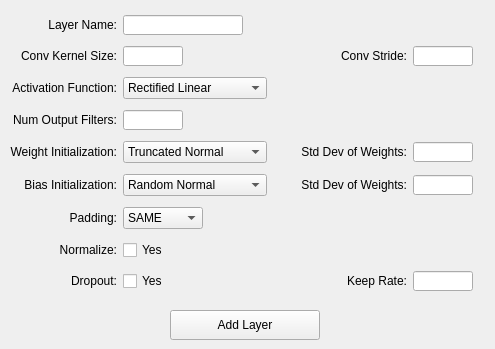
          <widget class="QWidget" name="tabConvLayer">
           <attribute name="title">
            <string>Conv Layer</string>
           </attribute>
           <widget class="QPushButton" name="btnAddConvLayer">
            <property name="geometry">
             <rect>
              <x>170</x>
              <y>310</y>
              <width>150</width>
              <height>30</height>
             </rect>
            </property>
            <property name="minimumSize">
             <size>
              <width>150</width>
              <height>30</height>
             </size>
            </property>
            <property name="maximumSize">
             <size>
              <width>150</width>
              <height>30</height>
             </size>
            </property>
            <property name="text">
             <string>Add Layer</string>
            </property>
           </widget>
           <widget class="QWidget" name="gridLayoutWidget_2">
            <property name="geometry">
             <rect>
              <x>10</x>
              <y>10</y>
              <width>476</width>
              <height>291</height>
             </rect>
            </property>
            <layout class="QGridLayout" name="gridLayout_8">
             <item row="4" column="0">
              <widget class="QLabel" name="lblConvOutputFilters">
               <property name="text">
                <string>Num Output Filters:</string>
               </property>
               <property name="alignment">
                <set>Qt::AlignRight|Qt::AlignTrailing|Qt::AlignVCenter</set>
               </property>
              </widget>
             </item>
             <item row="8" column="2">
              <widget class="QLabel" name="hlpConvNorm">
               <property name="sizePolicy">
                <sizepolicy hsizetype="Fixed" vsizetype="Preferred">
                 <horstretch>0</horstretch>
                 <verstretch>0</verstretch>
                </sizepolicy>
               </property>
               <property name="text">
                <string/>
               </property>
               <property name="pixmap">
                <pixmap>Icons/help.png</pixmap>
               </property>
              </widget>
             </item>
             <item row="5" column="6">
              <widget class="QLabel" name="hlpConvStdDev">
               <property name="sizePolicy">
                <sizepolicy hsizetype="Fixed" vsizetype="Preferred">
                 <horstretch>0</horstretch>
                 <verstretch>0</verstretch>
                </sizepolicy>
               </property>
               <property name="text">
                <string/>
               </property>
               <property name="pixmap">
                <pixmap>Icons/help.png</pixmap>
               </property>
              </widget>
             </item>
             <item row="3" column="2">
              <widget class="QLabel" name="hlpConvActFunc">
               <property name="sizePolicy">
                <sizepolicy hsizetype="Fixed" vsizetype="Preferred">
                 <horstretch>0</horstretch>
                 <verstretch>0</verstretch>
                </sizepolicy>
               </property>
               <property name="text">
                <string/>
               </property>
               <property name="pixmap">
                <pixmap>Icons/help.png</pixmap>
               </property>
              </widget>
             </item>
             <item row="4" column="2">
              <widget class="QLabel" name="hlpConvNumOutputs">
               <property name="sizePolicy">
                <sizepolicy hsizetype="Fixed" vsizetype="Preferred">
                 <horstretch>0</horstretch>
                 <verstretch>0</verstretch>
                </sizepolicy>
               </property>
               <property name="text">
                <string/>
               </property>
               <property name="pixmap">
                <pixmap>Icons/help.png</pixmap>
               </property>
              </widget>
             </item>
             <item row="8" column="0">
              <widget class="QLabel" name="lblConvNorm">
               <property name="enabled">
                <bool>true</bool>
               </property>
               <property name="text">
                <string>Normalize:</string>
               </property>
               <property name="alignment">
                <set>Qt::AlignRight|Qt::AlignTrailing|Qt::AlignVCenter</set>
               </property>
              </widget>
             </item>
             <item row="4" column="1">
              <widget class="QLineEdit" name="txtConvOutputFilters">
               <property name="sizePolicy">
                <sizepolicy hsizetype="Fixed" vsizetype="Fixed">
                 <horstretch>0</horstretch>
                 <verstretch>0</verstretch>
                </sizepolicy>
               </property>
               <property name="minimumSize">
                <size>
                 <width>60</width>
                 <height>20</height>
                </size>
               </property>
               <property name="maximumSize">
                <size>
                 <width>60</width>
                 <height>20</height>
                </size>
               </property>
              </widget>
             </item>
             <item row="9" column="6">
              <widget class="QLabel" name="hlpConvKeepRate">
               <property name="sizePolicy">
                <sizepolicy hsizetype="Fixed" vsizetype="Preferred">
                 <horstretch>0</horstretch>
                 <verstretch>0</verstretch>
                </sizepolicy>
               </property>
               <property name="text">
                <string/>
               </property>
               <property name="pixmap">
                <pixmap>Icons/help.png</pixmap>
               </property>
              </widget>
             </item>
             <item row="9" column="4">
              <widget class="QLabel" name="lblConvKeepRate">
               <property name="text">
                <string>Keep Rate:</string>
               </property>
               <property name="alignment">
                <set>Qt::AlignRight|Qt::AlignTrailing|Qt::AlignVCenter</set>
               </property>
              </widget>
             </item>
             <item row="9" column="5">
              <widget class="QLineEdit" name="txtConvKeepRate">
               <property name="sizePolicy">
                <sizepolicy hsizetype="Fixed" vsizetype="Fixed">
                 <horstretch>0</horstretch>
                 <verstretch>0</verstretch>
                </sizepolicy>
               </property>
               <property name="minimumSize">
                <size>
                 <width>60</width>
                 <height>20</height>
                </size>
               </property>
               <property name="maximumSize">
                <size>
                 <width>60</width>
                 <height>20</height>
                </size>
               </property>
              </widget>
             </item>
             <item row="2" column="6">
              <widget class="QLabel" name="hlpConvStride">
               <property name="sizePolicy">
                <sizepolicy hsizetype="Fixed" vsizetype="Preferred">
                 <horstretch>0</horstretch>
                 <verstretch>0</verstretch>
                </sizepolicy>
               </property>
               <property name="text">
                <string/>
               </property>
               <property name="pixmap">
                <pixmap>Icons/help.png</pixmap>
               </property>
              </widget>
             </item>
             <item row="1" column="0">
              <widget class="QLabel" name="lblConvName">
               <property name="text">
                <string>Layer Name:</string>
               </property>
               <property name="alignment">
                <set>Qt::AlignRight|Qt::AlignTrailing|Qt::AlignVCenter</set>
               </property>
              </widget>
             </item>
             <item row="5" column="1">
              <widget class="QComboBox" name="cbxConvWeightInit">
               <property name="sizePolicy">
                <sizepolicy hsizetype="Expanding" vsizetype="Fixed">
                 <horstretch>0</horstretch>
                 <verstretch>0</verstretch>
                </sizepolicy>
               </property>
               <item>
                <property name="text">
                 <string>Truncated Normal</string>
                </property>
               </item>
               <item>
                <property name="text">
                 <string>Random Normal</string>
                </property>
               </item>
              </widget>
             </item>
             <item row="5" column="5">
              <widget class="QLineEdit" name="txtConvStdDev">
               <property name="sizePolicy">
                <sizepolicy hsizetype="Fixed" vsizetype="Fixed">
                 <horstretch>0</horstretch>
                 <verstretch>0</verstretch>
                </sizepolicy>
               </property>
               <property name="minimumSize">
                <size>
                 <width>60</width>
                 <height>20</height>
                </size>
               </property>
               <property name="maximumSize">
                <size>
                 <width>60</width>
                 <height>20</height>
                </size>
               </property>
              </widget>
             </item>
             <item row="7" column="1">
              <widget class="QComboBox" name="cbxConvPadding">
               <property name="sizePolicy">
                <sizepolicy hsizetype="Fixed" vsizetype="Fixed">
                 <horstretch>0</horstretch>
                 <verstretch>0</verstretch>
                </sizepolicy>
               </property>
               <property name="maximumSize">
                <size>
                 <width>80</width>
                 <height>16777215</height>
                </size>
               </property>
               <item>
                <property name="text">
                 <string>SAME</string>
                </property>
               </item>
               <item>
                <property name="text">
                 <string>VALID</string>
                </property>
               </item>
              </widget>
             </item>
             <item row="3" column="0">
              <widget class="QLabel" name="lblConvActFunction">
               <property name="text">
                <string>Activation Function:</string>
               </property>
               <property name="alignment">
                <set>Qt::AlignRight|Qt::AlignTrailing|Qt::AlignVCenter</set>
               </property>
              </widget>
             </item>
             <item row="2" column="1">
              <widget class="QLineEdit" name="txtConvKernelSize">
               <property name="sizePolicy">
                <sizepolicy hsizetype="Fixed" vsizetype="Fixed">
                 <horstretch>0</horstretch>
                 <verstretch>0</verstretch>
                </sizepolicy>
               </property>
               <property name="minimumSize">
                <size>
                 <width>40</width>
                 <height>20</height>
                </size>
               </property>
               <property name="maximumSize">
                <size>
                 <width>60</width>
                 <height>20</height>
                </size>
               </property>
              </widget>
             </item>
             <item row="8" column="1">
              <widget class="QCheckBox" name="chkConvNorm">
               <property name="text">
                <string>Yes</string>
               </property>
              </widget>
             </item>
             <item row="2" column="4">
              <widget class="QLabel" name="lblConvStride">
               <property name="text">
                <string>Conv Stride:</string>
               </property>
               <property name="alignment">
                <set>Qt::AlignRight|Qt::AlignTrailing|Qt::AlignVCenter</set>
               </property>
              </widget>
             </item>
             <item row="9" column="2">
              <widget class="QLabel" name="hlpConvDropout">
               <property name="sizePolicy">
                <sizepolicy hsizetype="Fixed" vsizetype="Preferred">
                 <horstretch>0</horstretch>
                 <verstretch>0</verstretch>
                </sizepolicy>
               </property>
               <property name="text">
                <string/>
               </property>
               <property name="pixmap">
                <pixmap>Icons/help.png</pixmap>
               </property>
              </widget>
             </item>
             <item row="1" column="1">
              <widget class="QLineEdit" name="txtConvName">
               <property name="minimumSize">
                <size>
                 <width>120</width>
                 <height>20</height>
                </size>
               </property>
               <property name="maximumSize">
                <size>
                 <width>120</width>
                 <height>20</height>
                </size>
               </property>
              </widget>
             </item>
             <item row="2" column="0">
              <widget class="QLabel" name="lblConvKernelSize">
               <property name="text">
                <string>Conv Kernel Size:</string>
               </property>
               <property name="alignment">
                <set>Qt::AlignRight|Qt::AlignTrailing|Qt::AlignVCenter</set>
               </property>
              </widget>
             </item>
             <item row="5" column="0">
              <widget class="QLabel" name="lblConvWeightInit">
               <property name="text">
                <string>Weight Initialization:</string>
               </property>
               <property name="alignment">
                <set>Qt::AlignRight|Qt::AlignTrailing|Qt::AlignVCenter</set>
               </property>
              </widget>
             </item>
             <item row="9" column="0">
              <widget class="QLabel" name="lblConvDropout">
               <property name="text">
                <string>Dropout:</string>
               </property>
               <property name="alignment">
                <set>Qt::AlignRight|Qt::AlignTrailing|Qt::AlignVCenter</set>
               </property>
              </widget>
             </item>
             <item row="9" column="1">
              <widget class="QCheckBox" name="chkConvDropout">
               <property name="text">
                <string>Yes</string>
               </property>
              </widget>
             </item>
             <item row="2" column="2">
              <widget class="QLabel" name="hlpConvKernelSize">
               <property name="sizePolicy">
                <sizepolicy hsizetype="Fixed" vsizetype="Preferred">
                 <horstretch>0</horstretch>
                 <verstretch>0</verstretch>
                </sizepolicy>
               </property>
               <property name="text">
                <string/>
               </property>
               <property name="pixmap">
                <pixmap>Icons/help.png</pixmap>
               </property>
              </widget>
             </item>
             <item row="7" column="3">
              <spacer name="horizontalSpacer_2">
               <property name="orientation">
                <enum>Qt::Horizontal</enum>
               </property>
               <property name="sizeType">
                <enum>QSizePolicy::Fixed</enum>
               </property>
               <property name="sizeHint" stdset="0">
                <size>
                 <width>15</width>
                 <height>20</height>
                </size>
               </property>
              </spacer>
             </item>
             <item row="7" column="0">
              <widget class="QLabel" name="lblConvPadding">
               <property name="text">
                <string>Padding:</string>
               </property>
               <property name="alignment">
                <set>Qt::AlignRight|Qt::AlignTrailing|Qt::AlignVCenter</set>
               </property>
              </widget>
             </item>
             <item row="3" column="1">
              <widget class="QComboBox" name="cbxConvActFunction">
               <property name="sizePolicy">
                <sizepolicy hsizetype="Expanding" vsizetype="Fixed">
                 <horstretch>0</horstretch>
                 <verstretch>0</verstretch>
                </sizepolicy>
               </property>
               <item>
                <property name="text">
                 <string>Rectified Linear</string>
                </property>
               </item>
               <item>
                <property name="text">
                 <string>Sigmoid</string>
                </property>
               </item>
               <item>
                <property name="text">
                 <string>Tanh</string>
                </property>
               </item>
              </widget>
             </item>
             <item row="5" column="2">
              <widget class="QLabel" name="hlpConvWeightInit">
               <property name="sizePolicy">
                <sizepolicy hsizetype="Fixed" vsizetype="Preferred">
                 <horstretch>0</horstretch>
                 <verstretch>0</verstretch>
                </sizepolicy>
               </property>
               <property name="text">
                <string/>
               </property>
               <property name="pixmap">
                <pixmap>Icons/help.png</pixmap>
               </property>
              </widget>
             </item>
             <item row="7" column="2">
              <widget class="QLabel" name="hlpConvPadding">
               <property name="sizePolicy">
                <sizepolicy hsizetype="Fixed" vsizetype="Preferred">
                 <horstretch>0</horstretch>
                 <verstretch>0</verstretch>
                </sizepolicy>
               </property>
               <property name="text">
                <string/>
               </property>
               <property name="pixmap">
                <pixmap>Icons/help.png</pixmap>
               </property>
              </widget>
             </item>
             <item row="2" column="5">
              <widget class="QLineEdit" name="txtConvStride">
               <property name="sizePolicy">
                <sizepolicy hsizetype="Fixed" vsizetype="Fixed">
                 <horstretch>0</horstretch>
                 <verstretch>0</verstretch>
                </sizepolicy>
               </property>
               <property name="minimumSize">
                <size>
                 <width>60</width>
                 <height>20</height>
                </size>
               </property>
               <property name="maximumSize">
                <size>
                 <width>60</width>
                 <height>20</height>
                </size>
               </property>
              </widget>
             </item>
             <item row="5" column="4">
              <widget class="QLabel" name="lblConvStdDev">
               <property name="text">
                <string>Std Dev of Weights:</string>
               </property>
               <property name="alignment">
                <set>Qt::AlignRight|Qt::AlignTrailing|Qt::AlignVCenter</set>
               </property>
              </widget>
             </item>
             <item row="6" column="0">
              <widget class="QLabel" name="lblConvBiasInit">
               <property name="text">
                <string>Bias Initialization:</string>
               </property>
               <property name="alignment">
                <set>Qt::AlignRight|Qt::AlignTrailing|Qt::AlignVCenter</set>
               </property>
              </widget>
             </item>
             <item row="6" column="1">
              <widget class="QComboBox" name="cbxConvBiasInit">
               <item>
                <property name="text">
                 <string>Random Normal</string>
                </property>
               </item>
               <item>
                <property name="text">
                 <string>Truncated Normal</string>
                </property>
               </item>
               <item>
                <property name="text">
                 <string>Zeros</string>
                </property>
               </item>
               <item>
                <property name="text">
                 <string>Constant</string>
                </property>
               </item>
              </widget>
             </item>
             <item row="6" column="4">
              <widget class="QLabel" name="lblConvBiasVal">
               <property name="text">
                <string>Std Dev of Weights:</string>
               </property>
               <property name="alignment">
                <set>Qt::AlignRight|Qt::AlignTrailing|Qt::AlignVCenter</set>
               </property>
              </widget>
             </item>
             <item row="6" column="5">
              <widget class="QLineEdit" name="txtConvBiasVal">
               <property name="sizePolicy">
                <sizepolicy hsizetype="Fixed" vsizetype="Fixed">
                 <horstretch>0</horstretch>
                 <verstretch>0</verstretch>
                </sizepolicy>
               </property>
               <property name="minimumSize">
                <size>
                 <width>60</width>
                 <height>20</height>
                </size>
               </property>
               <property name="maximumSize">
                <size>
                 <width>60</width>
                 <height>20</height>
                </size>
               </property>
              </widget>
             </item>
             <item row="6" column="2">
              <widget class="QLabel" name="hlpConvBiasInit">
               <property name="sizePolicy">
                <sizepolicy hsizetype="Fixed" vsizetype="Preferred">
                 <horstretch>0</horstretch>
                 <verstretch>0</verstretch>
                </sizepolicy>
               </property>
               <property name="text">
                <string/>
               </property>
               <property name="pixmap">
                <pixmap>Icons/help.png</pixmap>
               </property>
              </widget>
             </item>
             <item row="6" column="6">
              <widget class="QLabel" name="hlpConvStdDev_2">
               <property name="sizePolicy">
                <sizepolicy hsizetype="Fixed" vsizetype="Preferred">
                 <horstretch>0</horstretch>
                 <verstretch>0</verstretch>
                </sizepolicy>
               </property>
               <property name="text">
                <string/>
               </property>
               <property name="pixmap">
                <pixmap>Icons/help.png</pixmap>
               </property>
              </widget>
             </item>
            </layout>
           </widget>
          </widget>
